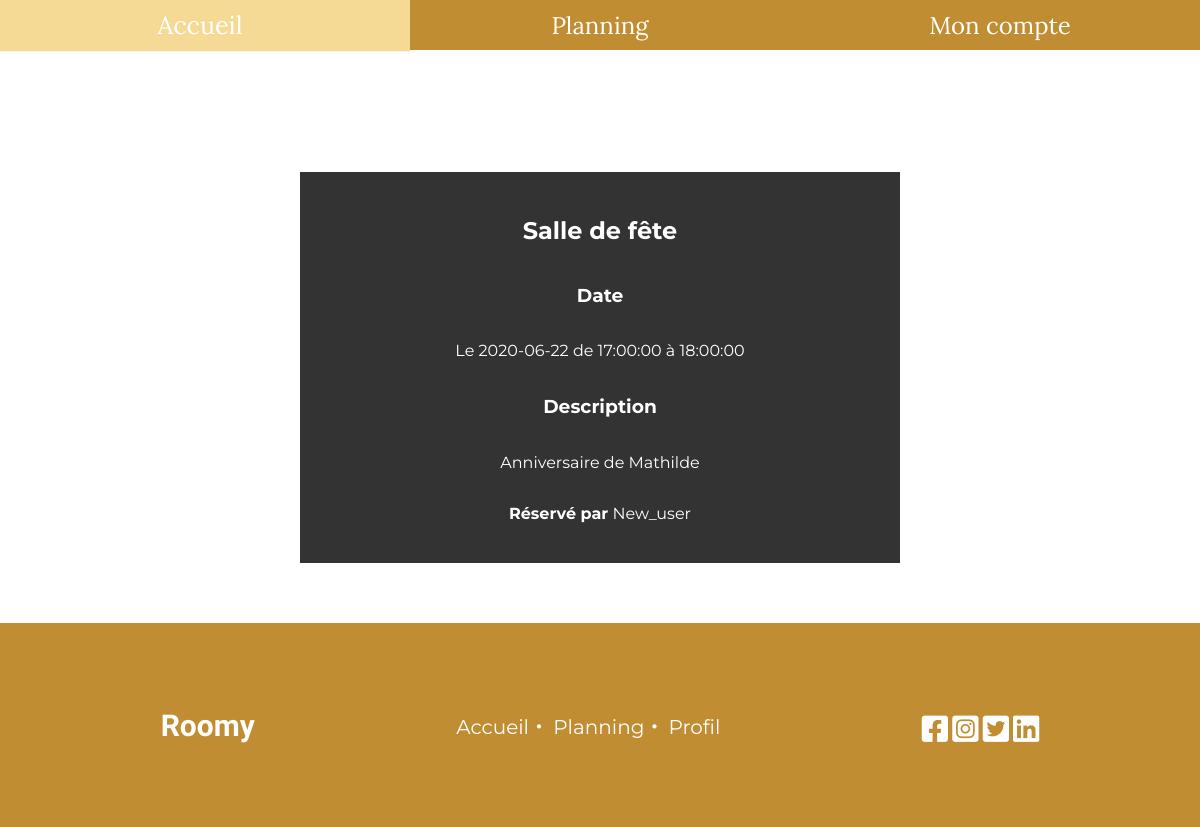
Page /reservation.php?id=30 (signed in) on the committed database.
### tables this page shows
CREATE TABLE IF NOT EXISTS `reservations` (
  `id` int(11) NOT NULL AUTO_INCREMENT,
  `titre` varchar(255) NOT NULL,
  `description` text NOT NULL,
  `debut` datetime NOT NULL,
  `fin` datetime NOT NULL,
  `id_utilisateur` int(11) NOT NULL,
  PRIMARY KEY (`id`)
);

CREATE TABLE IF NOT EXISTS `utilisateurs` (
  `id` int(11) NOT NULL AUTO_INCREMENT,
  `login` varchar(255) NOT NULL,
  `password` varchar(255) NOT NULL,
  PRIMARY KEY (`id`)
);

### reservation.php (the view, shortened to what this page needs)
<!doctype html>
<html lang="fr" dir="ltr">
<head>
    <link rel="stylesheet" href="styles/css/style.css">
    <link rel="stylesheet" href="fontawesome/all.css">
</head>
<body class="body-reservation">
<header>
    <?php
    include("header.php");
    $errors = [];
    $id_reservation = $_GET['id'];
    $request = "SELECT id, titre, description, cast(debut as time), cast(fin as time), cast(debut as date),id_utilisateur FROM `reservationsalles`.`reservations` WHERE id = '$id_reservation'";
    $query = mysqli_query($db, $request);
    $reservation = mysqli_fetch_array($query);
    if (empty($reservation)) {
        $errors[] = "Cette réservation n'existe pas !";
    } else {
        $reservation['heure_debut'] = $reservation['cast(debut as time)'];
        $reservation['heure_fin'] = $reservation['cast(fin as time)'];
        $reservation['date'] = $reservation['cast(debut as date)'];
        $user_id = $reservation['id_utilisateur'];
        $request2 = "SELECT login FROM `reservationsalles`.`utilisateurs` WHERE id = '$user_id'";
        $query2 = mysqli_query($db, $request2);
        $user_login = mysqli_fetch_array($query2);
    }
    ?>
</header>
<main>
    <?php
    if (empty($errors)) { ?>
        <div class="content reservation-event">
            <h2><?= $reservation['titre'] ?></h2>
            <h3>Date</h3>
            <p>Le <?= $reservation['date'] ?> de <?= $reservation['heure_debut'] ?>
                à <?= $reservation['heure_fin'] ?></p>
            <h3>Description</h3>
            <p><?= $reservation['description'] ?></p>
            <p><span>Réservé par</span> <?= $user_login[0] ?></p>
        </div>
        <?php
    } ?>
</main>
<footer>
    <?php
    include("footer.php") ?>
</footer>
</body>
</html>

### styles/css/style.css (style rules this page uses)
:root { --dark: #1A1A1A; --light: #EBEBEB; --gold: #c08d32; --soft-gold: #F5DA95; --dark-gold: #CE8025; }
.content { max-width: 1400px; margin: 0 auto; height: 100%; display: flex; flex-direction: column; }
html, body { margin: 0; padding: 0; }
* { transition: ease 0.05s; box-sizing: border-box; }
header { background-color: #c08d32; color: white; font-family: 'Lora'; border-bottom:0.5px solid white; z-index:4; }
.reservation-form h2, p { font-family: 'Montserrat', sans-serif; }
.body-reservation { background:url(https://majoliechambre.fr/wp-content/uploads/2019/07/papier-peint-fleurs-dor%C3%83%C2%A9es-compressor.png) center fixed; background-size:contain; }
.reservation-event { margin-top:10%; font-family: 'Montserrat', sans-serif; background-color:#333; color:white; padding:2%; margin-bottom: 5%; width:50%; text-align: center; }
.reservation-event h2 { text-align:center; }
.reservation-event span { font-weight:bold; }

### rows in the picture
reservations: titre "Salle de fête", description "Anniversaire de Mathilde"
utilisateurs: login "New_user"

### other values in the picture
$reservation['date'] "2020-06-22"
$reservation['heure_debut'] "17:00:00"
$reservation['heure_fin'] "18:00:00"
